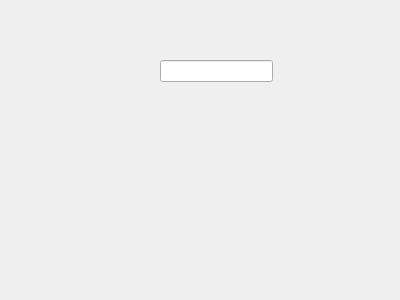
<?xml version="1.0" encoding="UTF-8"?>
<ui version="4.0">
 <class>Dialog</class>
 <widget class="QDialog" name="Dialog">
  <property name="geometry">
   <rect>
    <x>0</x>
    <y>0</y>
    <width>400</width>
    <height>300</height>
   </rect>
  </property>
  <property name="windowTitle">
   <string>Dialog</string>
  </property>
  <widget class="QLineEdit" name="lineEdit">
   <property name="geometry">
    <rect>
     <x>160</x>
     <y>60</y>
     <width>113</width>
     <height>22</height>
    </rect>
   </property>
  </widget>
 </widget>
 <resources/>
 <connections/>
</ui>
